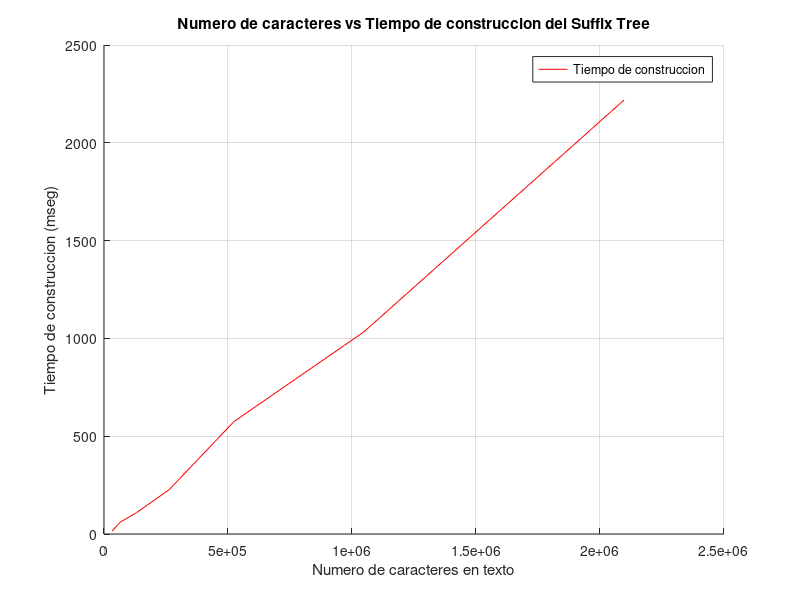
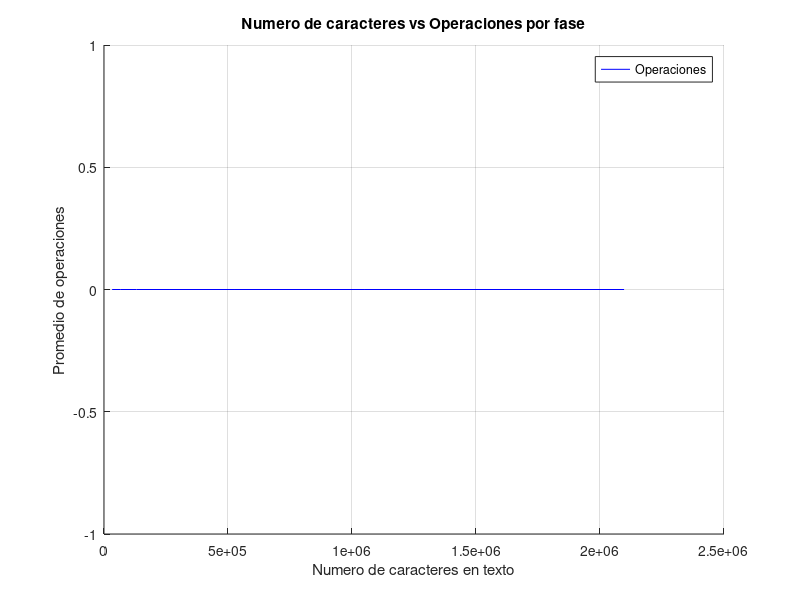
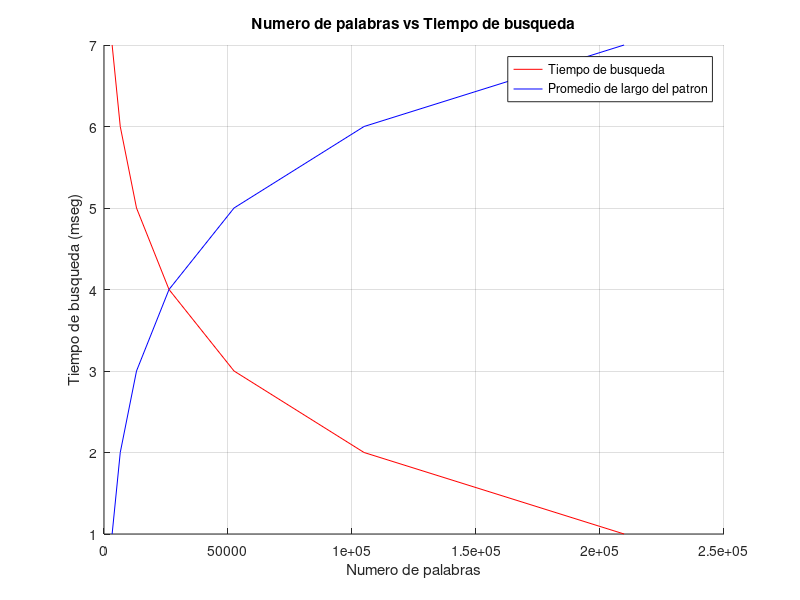

Recreate these plots in MATLAB, in order.
## Inicializador

start = 15;
#finish = 25;
finish = 21;
for i = start : finish
  text_length(i - start + 1) = 2^i;
  word_search_number(i - start + 1) = 2^i / 10;
end

## --- START DATA --- ##

## Tiempos de construccion Suffix Tree (mseg)

#construction_time = [15,61,109,226,575,1034,34,34,34,34,34]; # 15..25
construction_time = [15, 61, 109, 226, 575, 1034, 2219]; # 15..21

## Operaciones por fase

#avg_ops_per_phase = [0,0,0,0,0,0,0,0,0,0,0];
avg_ops_per_phase = [0,0,0,0,0,0,0];

## Largo promedio patron

#avg_pattern_length = [1,2,3,4,5,6,7,8,9,10,11];
avg_pattern_length = [1,2,3,4,5,6,7];

## Tiempos de busqueda (mseg)

#search_time = [11,10,9,8,7,6,5,4,3,2,1];
search_time = [7,6,5,4,3,2,1];

## --- END DATA --- ##

## Plot para tiempo de construccion

figure(1);
hold on;
plot(text_length, construction_time, "r");
legend("Tiempo de construccion");
grid on;
xlabel ("Numero de caracteres en texto");
ylabel ("Tiempo de construccion (mseg)");
title ("Numero de caracteres vs Tiempo de construccion del Suffix Tree");
print -dpng fig1.png;
hold off;

## Plot para tiempo de construccion

figure(2);
hold on;
plot(text_length, avg_ops_per_phase, "b");
legend("Operaciones");
grid on;
xlabel ("Numero de caracteres en texto");
ylabel ("Promedio de operaciones");
title ("Numero de caracteres vs Operaciones por fase");
print -dpng fig2.png;
hold off;

## Plot para busqueda

figure(3);
hold on;
plot(word_search_number, search_time, "r");
plot(word_search_number, avg_pattern_length, "b");
legend("Tiempo de busqueda", "Promedio de largo del patron");
grid on;
xlabel ("Numero de palabras");
ylabel ("Tiempo de busqueda (mseg)");
title ("Numero de palabras vs Tiempo de busqueda");
print -dpng fig3.png;
hold off;
